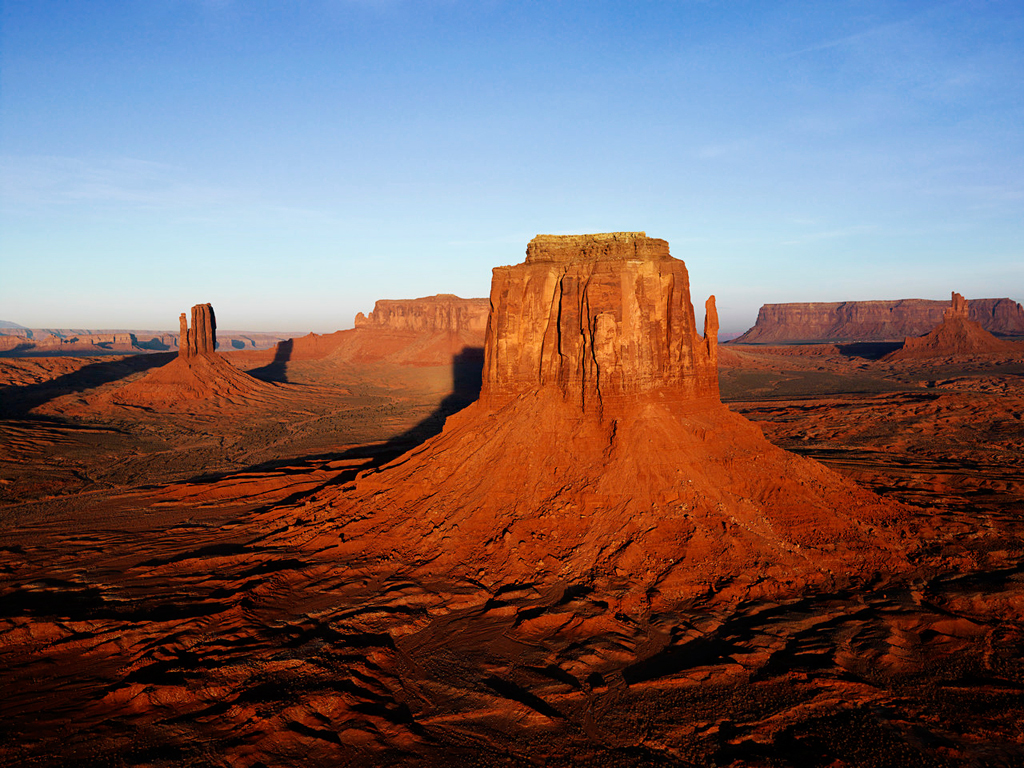
#> input picture OpenCVBasics/image/Desert.jpg, 1024 x 768 px
$ python sobel.py   (older library calls are emulated)
#> lines starting #> are read from the running program, lines starting #| are printed output that depends on the picture
import cv2

image = cv2.imread('image/Desert.jpg')
#> image is the input picture: shape (768, 1024, 3); mean B, G, R 100.1, 99.2, 119.4


blur = cv2.cvtColor(image,cv2.COLOR_BGR2GRAY)
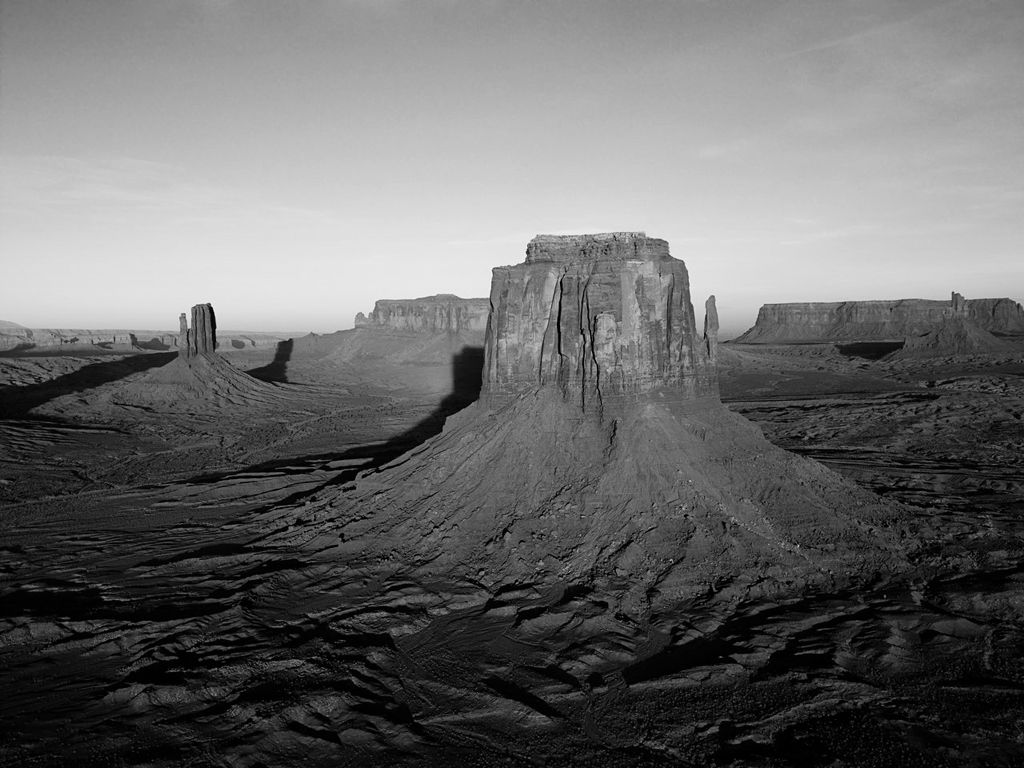
#> blur: shape (768, 1024); min 0, max 245, mean 105.3
#blur = cv2.GaussianBlur(image,(7,7),0)

cv2.imshow('Desert',blur)
cv2.waitKey(0)


gX = cv2.Sobel(blur,ddepth=cv2.CV_64F, dx=1, dy=0)
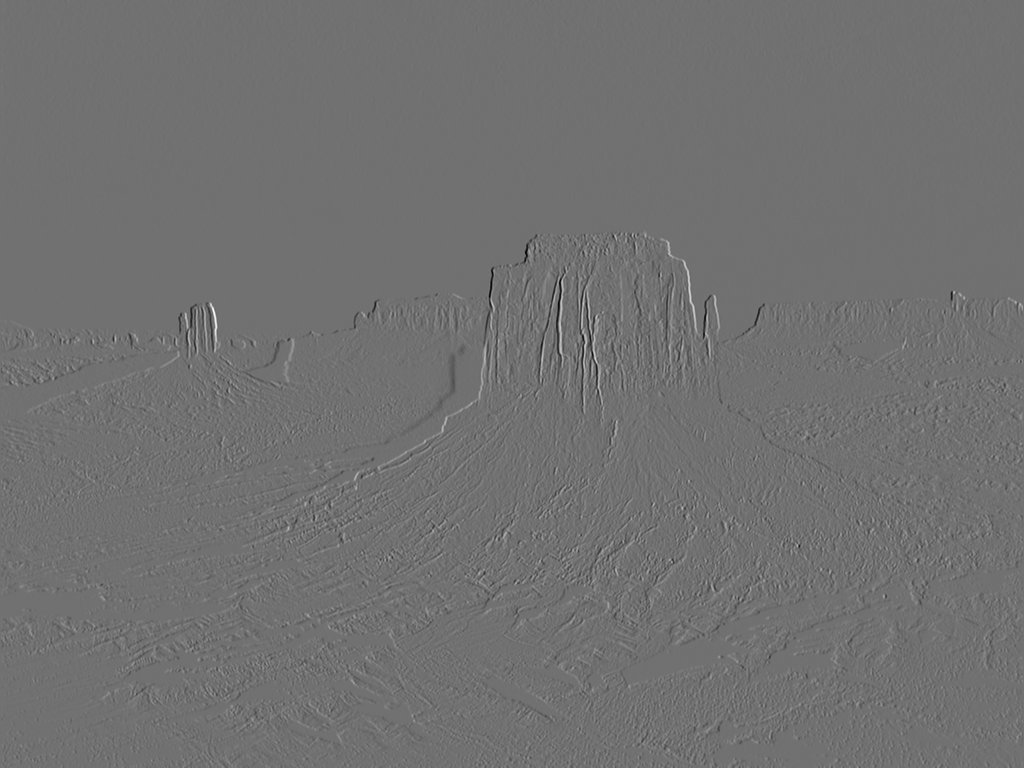
#> gX: shape (768, 1024) float64; min -731, max 915, mean -0.1; drawn with min black and max white
gY = cv2.Sobel(blur,ddepth=cv2.CV_64F,dx=0,dy=1)
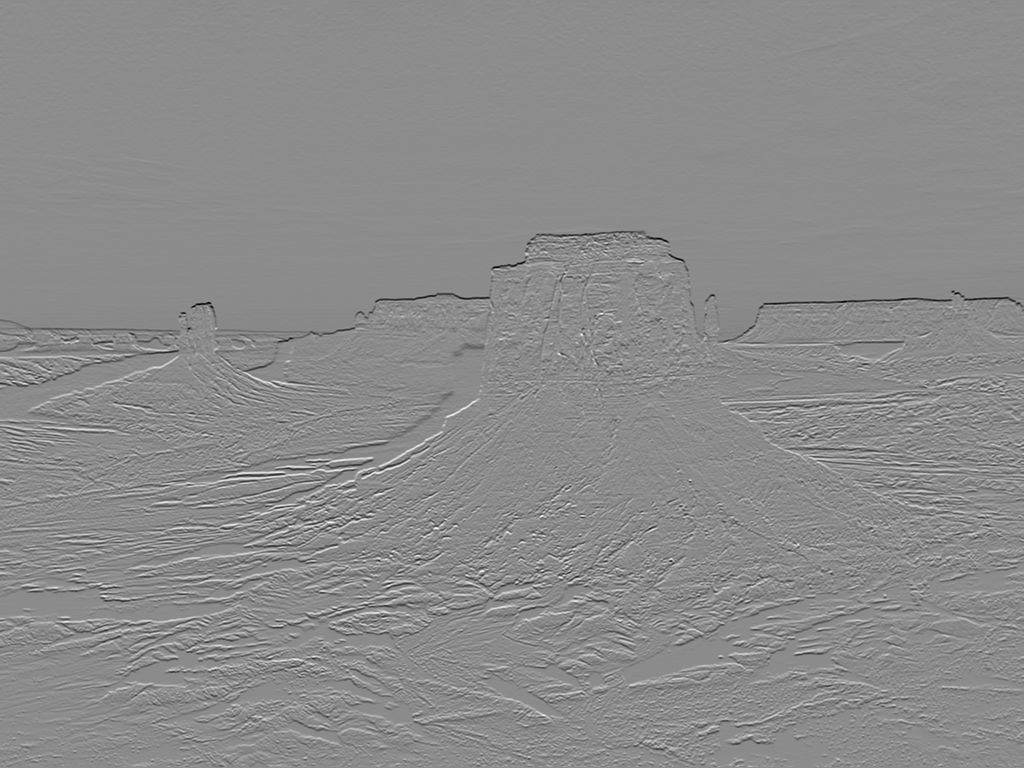
#> gY: shape (768, 1024) float64; min -625, max 516, mean -1.3; drawn with min black and max white

gX = cv2.convertScaleAbs(gX)
gY = cv2.convertScaleAbs(gY)
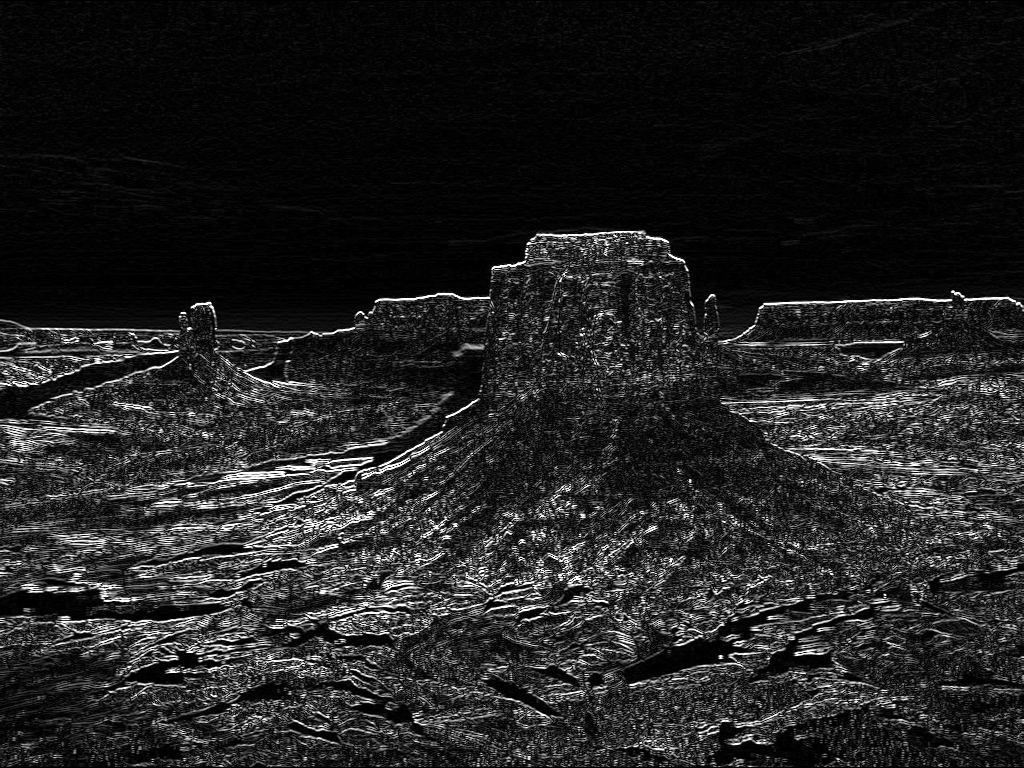
#> gY: shape (768, 1024); min 0, max 255, mean 34.7

added = cv2.addWeighted(gX,0.5,gY,0.5,0)
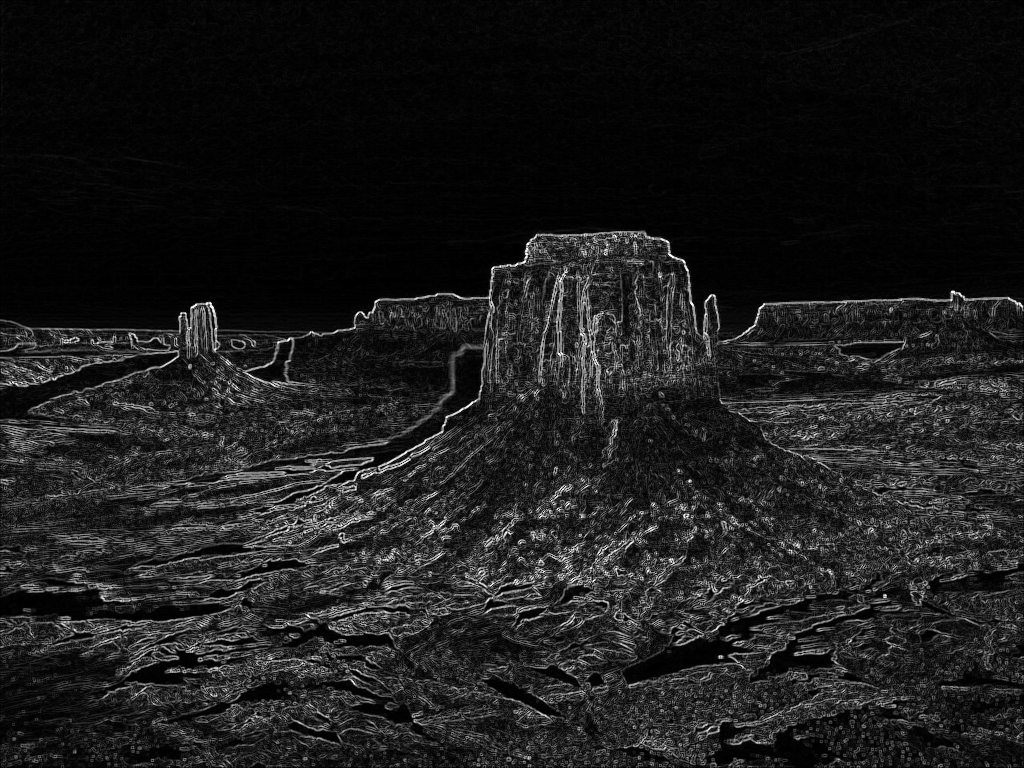
#> added: shape (768, 1024); min 0, max 255, mean 28.7

cv2.imshow('Edges',added)
cv2.waitKey(0)

$ run again, with OpenCVBasics/image/16002_cam-image_array_.jpg copied over OpenCVBasics/image/Desert.jpg
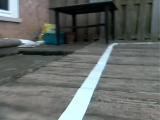
#> input picture OpenCVBasics/image/16002_cam-image_array_.jpg, 160 x 120 px
#> image is the input picture: shape (120, 160, 3); mean B, G, R 102.7, 105.3, 100.6
#> `gX = cv2.convertScaleAbs(gX)`:
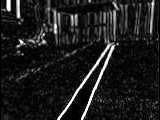
#> gX: shape (120, 160); min 0, max 255, mean 28.7
#> `added = cv2.addWeighted(gX,0.5,gY,0.5,0)`:
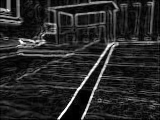
#> added: shape (120, 160); min 0, max 255, mean 39.3
